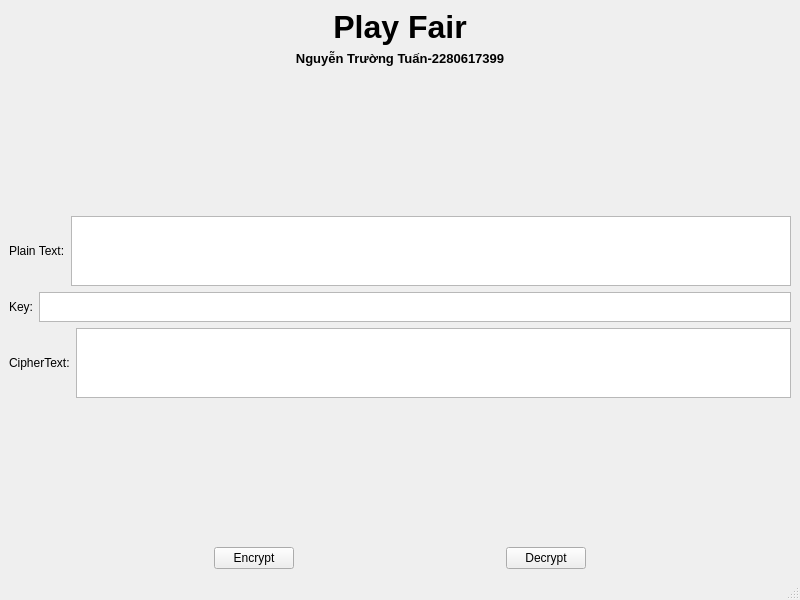
<?xml version="1.0" encoding="UTF-8"?>
<ui version="4.0">
 <class>MainWindow</class>
 <widget class="QMainWindow" name="MainWindow">
  <property name="geometry">
   <rect>
    <x>0</x>
    <y>0</y>
    <width>800</width>
    <height>600</height>
   </rect>
  </property>
  <property name="windowTitle">
   <string>Playfair Cipher App</string>
  </property>
  <widget class="QWidget" name="centralwidget">
   <layout class="QVBoxLayout" name="verticalLayout">
    <item>
     <widget class="QLabel" name="label_title">
      <property name="font">
       <font>
        <pointsize>24</pointsize>
        <weight>75</weight>
        <bold>true</bold>
       </font>
      </property>
      <property name="text">
       <string>Play Fair</string>
      </property>
      <property name="alignment">
       <set>Qt::AlignCenter</set>
      </property>
     </widget>
    </item>
    <item>
     <widget class="QLabel" name="label_student_info">
      <property name="font">
       <font>
        <pointsize>10</pointsize>
        <weight>75</weight>
        <bold>true</bold>
       </font>
      </property>
      <property name="text">
       <string>Nguyễn Trường Tuấn-2280617399</string>
      </property>
      <property name="alignment">
       <set>Qt::AlignCenter</set>
      </property>
     </widget>
    </item>
    <item>
     <spacer name="verticalSpacer">
      <property name="orientation">
       <enum>Qt::Vertical</enum>
      </property>
      <property name="sizeHint" stdset="0">
       <size>
        <width>20</width>
        <height>20</height>
       </size>
      </property>
     </spacer>
    </item>
    <item>
     <layout class="QHBoxLayout" name="horizontalLayout_plain_text">
      <item>
       <widget class="QLabel" name="label_plain_text">
        <property name="text">
         <string>Plain Text:</string>
        </property>
       </widget>
      </item>
      <item>
       <widget class="QPlainTextEdit" name="txt_plaintext">
        <property name="minimumSize">
         <size>
          <width>0</width>
          <height>50</height>
         </size>
        </property>
        <property name="maximumSize">
         <size>
          <width>16777215</width>
          <height>70</height>
         </size>
        </property>
       </widget>
      </item>
     </layout>
    </item>
    <item>
     <layout class="QHBoxLayout" name="horizontalLayout_key">
      <item>
       <widget class="QLabel" name="label_key">
        <property name="text">
         <string>Key:</string>
        </property>
       </widget>
      </item>
      <item>
       <widget class="QPlainTextEdit" name="txt_key">
        <property name="minimumSize">
         <size>
          <width>0</width>
          <height>25</height>
         </size>
        </property>
        <property name="maximumSize">
         <size>
          <width>16777215</width>
          <height>30</height>
         </size>
        </property>
       </widget>
      </item>
     </layout>
    </item>
    <item>
     <layout class="QHBoxLayout" name="horizontalLayout_cipher_text">
      <item>
       <widget class="QLabel" name="label_cipher_text">
        <property name="text">
         <string>CipherText:</string>
        </property>
       </widget>
      </item>
      <item>
       <widget class="QPlainTextEdit" name="txt_ciphertext">
        <property name="minimumSize">
         <size>
          <width>0</width>
          <height>50</height>
         </size>
        </property>
        <property name="maximumSize">
         <size>
          <width>16777215</width>
          <height>70</height>
         </size>
        </property>
       </widget>
      </item>
     </layout>
    </item>
    <item>
     <spacer name="verticalSpacer_2">
      <property name="orientation">
       <enum>Qt::Vertical</enum>
      </property>
      <property name="sizeHint" stdset="0">
       <size>
        <width>20</width>
        <height>40</height>
       </size>
      </property>
     </spacer>
    </item>
    <item>
     <layout class="QHBoxLayout" name="horizontalLayout_buttons">
      <item>
       <spacer name="horizontalSpacer">
        <property name="orientation">
         <enum>Qt::Horizontal</enum>
        </property>
        <property name="sizeHint" stdset="0">
         <size>
          <width>40</width>
          <height>20</height>
         </size>
        </property>
       </spacer>
      </item>
      <item>
       <widget class="QPushButton" name="btn_encrypt">
        <property name="text">
         <string>Encrypt</string>
        </property>
       </widget>
      </item>
      <item>
       <spacer name="horizontalSpacer_2">
        <property name="orientation">
         <enum>Qt::Horizontal</enum>
        </property>
        <property name="sizeHint" stdset="0">
         <size>
          <width>40</width>
          <height>20</height>
         </size>
        </property>
       </spacer>
      </item>
      <item>
       <widget class="QPushButton" name="btn_decrypt">
        <property name="text">
         <string>Decrypt</string>
        </property>
       </widget>
      </item>
      <item>
       <spacer name="horizontalSpacer_3">
        <property name="orientation">
         <enum>Qt::Horizontal</enum>
        </property>
        <property name="sizeHint" stdset="0">
         <size>
          <width>40</width>
          <height>20</height>
         </size>
        </property>
       </spacer>
      </item>
     </layout>
    </item>
   </layout>
  </widget>
  <widget class="QMenuBar" name="menubar">
   <property name="geometry">
    <rect>
     <x>0</x>
     <y>0</y>
     <width>800</width>
     <height>21</height>
    </rect>
   </property>
  </widget>
  <widget class="QStatusBar" name="statusbar"/>
 </widget>
 <resources/>
 <connections/>
</ui>
